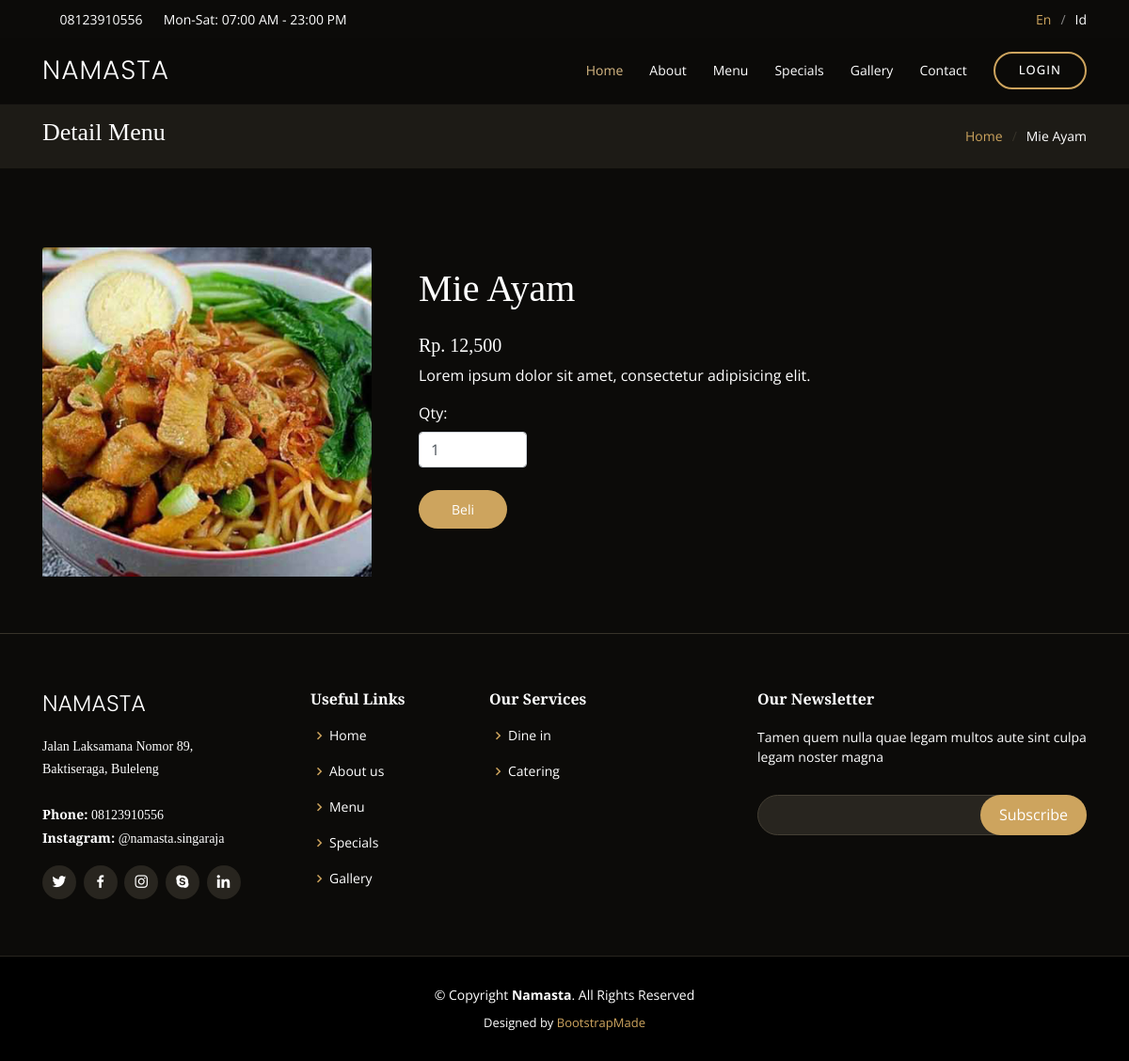
The app's page /tampil.php?id=10 with its own data.
### tables this page shows
CREATE TABLE `barang` (
  `id_barang` int(5) NOT NULL,
  `nama_barang` varchar(100) NOT NULL,
  `gambar_barang` varchar(200) NOT NULL,
  `harga_barang` int(10) NOT NULL,
  `id_kategori` int(5) NOT NULL
);

### tampil.php (the view, shortened to what this page needs)
<!DOCTYPE html>
<html lang="en">
<?php
    require "includes/header.php";
    $id = $_GET['id'];
    if(isset($_GET['id'])) {
        $query = mysqli_query ($conn, "select kategori.*, barang.* from barang
                                left join kategori on kategori.id_kategori = barang.id_kategori
                                where id_barang='$id'");
        $data = mysqli_fetch_assoc ($query);
    }
?>
<main id="main">
    <section class="breadcrumbs">
      <div class="container">
        <div class="d-flex justify-content-between align-items-center">
          <h2>Detail Menu</h2>
          <ol>
            <li><a href="index.php">Home</a></li>
            <li><?=$data['nama_barang'];?></li>
          </ol>
        </div>
      </div>
    </section>
    <section id="tampil" class="tampil">
      <div class="container">
      <form action="beli.php" method="post">
            <div class="row">
                <div class="col-md-12">
                    <div class="row">
                        <div class="col-md-4 mt-4">
                                <img class="card-img-top" src="<?=BASE_URL;?>assets/barang/<?=$data['gambar_barang'];?>" alt="">
                        </div>
                        <div class="col-md-8">
                            <div class="card-body">
                                <h1 class="my-4"><?=$data['nama_barang'];?></h1>
                                <h5>Rp. <?=number_format ($data['harga_barang']);?></h5>
                                <div class="form-group">
                                    <p>Lorem ipsum dolor sit amet, consectetur adipisicing elit.</p>
                                    <label for="">Qty:</label>
                                    <input type="number" value="1" name="qty" class="col-lg-2 form-control" required> <br>
                                    <input type="submit" class="btn btn-success btn-sm" name="beli" value="Beli">
                                </div>
                            </div>
                        </div>
                    </div>
                </div>
            </div>
        </form>
      </div>
    </section>
  </main>
<?php
    require "includes/footer.php";
?>

### assets2/css/style.css (style rules this page uses)
body { font-family: "Open Sans", sans-serif; background: #0c0b09; color: #fff; }
a { color: #cda45e; }
h1, h2, h3, h4, h5, h6 { font-family: "Playfair Display", serif; }
section { padding: 60px 0; overflow: hidden; }
.breadcrumbs { padding: 15px 0; background: #1d1b16; margin-top: 110px; }
.breadcrumbs h2 { font-size: 26px; font-weight: 300; }
.breadcrumbs ol { display: flex; flex-wrap: wrap; list-style: none; padding: 0; margin: 0; font-size: 14px; }
.breadcrumbs ol li + li { padding-left: 10px; }
.breadcrumbs ol li + li::before { display: inline-block; padding-right: 10px; color: #37332a; content: "/"; }
.tampil input[type="submit"] { background: #cda45e; border: 0; padding: 10px 35px; color: #fff; transition: 0.4s; border-radius: 50px; }

### records on screen
barang: nama_barang "Mie Ayam", gambar_barang (picture), harga_barang "12,500"
